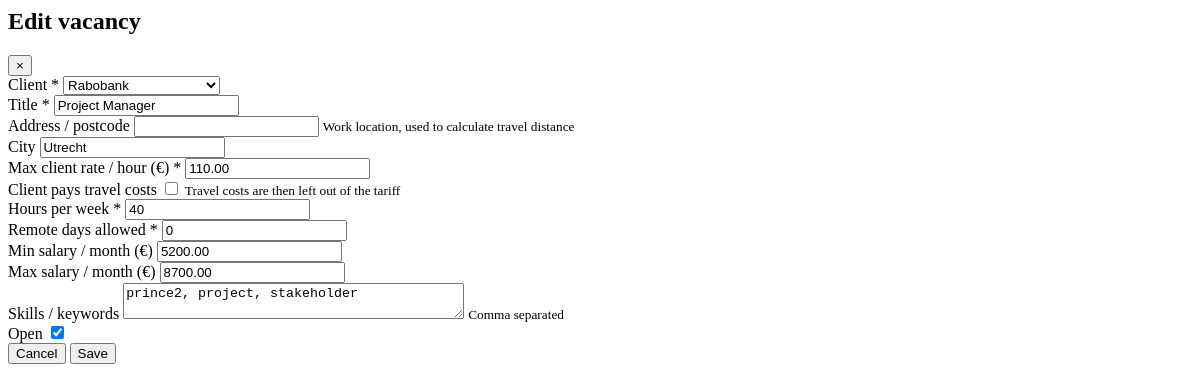
/clients/vacancies/18/edit/ (signed in), run on an earlier commit of the app's database.
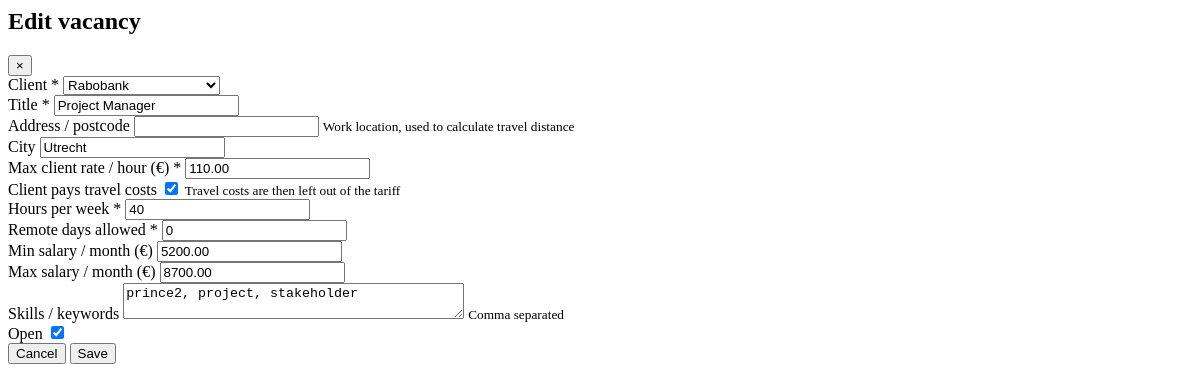
And on a later commit of the database.
### clients/models.py (models this page shows, shortened)
class Vacancy(models.Model):
    client = models.ForeignKey(Client, on_delete=models.CASCADE, related_name="vacancies", verbose_name=_("client"))
    title = models.CharField(_("title"), max_length=200)
    address = models.CharField(_("address / postcode"), max_length=200, blank=True,
                               help_text=_("Work location, used to calculate travel distance"))
    city = models.CharField(_("city"), max_length=100, blank=True)
    max_rate_per_hour = models.DecimalField(_("max client rate / hour (€)"), max_digits=7, decimal_places=2)
    hours_per_week = models.PositiveSmallIntegerField(_("hours per week"), default=40)
    remote_days_allowed = models.PositiveSmallIntegerField(_("remote days allowed"), default=0)
    min_salary = models.DecimalField(_("min salary / month (€)"), max_digits=8, decimal_places=2, null=True, blank=True)
    max_salary = models.DecimalField(_("max salary / month (€)"), max_digits=8, decimal_places=2, null=True, blank=True)
    skills = models.TextField(_("skills / keywords"), blank=True, help_text=_("Comma separated"))
    client_pays_travel = models.BooleanField(
        _("client pays travel costs"), default=False,
        help_text=_("Travel costs are then left out of the tariff"),
    )
    is_open = models.BooleanField(_("open"), default=True)
    class Meta:
        ordering = ["client__name", "title"]
        verbose_name = _("vacancy")
        verbose_name_plural = _("vacancies")
    @property
    def location(self):
        """Work location for the travel distance (address + city, falling back to the client's city)."""
        return ", ".join(part for part in (self.address, self.city or self.client.city) if part)

### clients/views.py (the view)
# urls.py: path("vacancies/<int:pk>/edit/", views.VacancyUpdateView.as_view(), name="update"),
class VacancyUpdateView(ModalFormMixin, UpdateView):
    model = Vacancy
    form_class = VacancyForm
    modal_title = _("Edit vacancy")
    success_message = _("Vacancy saved.")

### clients/forms.py (shortened to what this page needs)
class VacancyForm(forms.ModelForm):
    class Meta:
        model = Vacancy
        fields = [
            "client", "title", "address", "city", "max_rate_per_hour", "client_pays_travel", "hours_per_week",
            "remote_days_allowed", "min_salary", "max_salary", "skills", "is_open",
        ]
        widgets = {"skills": forms.Textarea(attrs={"rows": 2, "wide": True})}

### clients/models.py (called while the page is built)
    def __str__(self):
        return self.name

### core/context_processors.py (called while the page is built)
def navigation(request):
    match = getattr(request, "resolver_match", None)
    current = match.view_name if match else ""
    return {
        "nav_items": [
            {
                "url_name": url_name,
                "label": label,
                "icon": icon,
                "active": current.startswith(prefix),
            }
            for url_name, label, icon, prefix in NAV_ITEMS
        ]
    }

def ui(request):
    return {"ui": UI}

### core/modals.py (called while the page is built)
    def get_context_data(self, **kwargs):
        context = super().get_context_data(**kwargs)
        context["modal_title"] = self.modal_title
        context["form_action"] = self.request.path
        return context

### core/templates/core/_modal_form.html (shortened to what this page needs)
{% load i18n %}
<form method="post" action="{{ form_action }}" class="modal-form" novalidate>
    <div class="{{ ui.modal_header }}">
        <h2 class="{{ ui.modal_title }}">{{ modal_title }}</h2>
        <button type="button" class="{{ ui.icon_button }}" data-modal-close aria-label="{% trans 'Close' %}">&times;</button>
    </div>
    <div class="{{ ui.modal_content }}">
        {% if fieldsets %}
            {% for legend, fields in fieldsets %}
                <fieldset class="mb-4.5">
                    <legend class="mb-2.5 {{ ui.section_label }}">{{ legend }}</legend>
                    <div class="grid grid-cols-1 gap-3.5 sm:grid-cols-2">
                        {% for field in fields %}{% include "core/_field.html" %}{% endfor %}
                    </div>
                </fieldset>
            {% endfor %}
        {% else %}
            <div class="grid grid-cols-1 gap-3.5 sm:grid-cols-2">
                {% for field in form %}{% include "core/_field.html" %}{% endfor %}
            </div>
        {% endif %}
    </div>
    <div class="{{ ui.modal_footer }}">
        <button type="button" class="{{ ui.btn_secondary }}" data-modal-close>{% trans "Cancel" %}</button>
        <button type="submit" class="{{ ui.btn_primary }}">{% trans "Save" %}</button>
    </div>
</form>

### core/templates/core/_field.html (shortened to what this page needs)
{% load ui %}{% with input_type=field.field.widget.input_type %}
<div class="flex {% if input_type == 'checkbox' %}flex-row-reverse items-center justify-end gap-2{% else %}flex-col gap-1{% endif %}{% if field.field.widget.attrs.wide %} sm:col-span-2{% endif %}" data-field="{{ field.name }}">
    <label for="{{ field.id_for_label }}" class="font-medium">{{ field.label }}{% if field.field.required %} <span class="text-red-700">*</span>{% endif %}</label>
    {{ field|as_input }}
    {% if field.help_text %}<small class="text-gray-500">{{ field.help_text }}</small>{% endif %}
</div>
{% endwith %}

What changed in the data, as far as the page shows it:
changed Vacancy "Rabobank": client_pays_travel "☐" → "☑"
